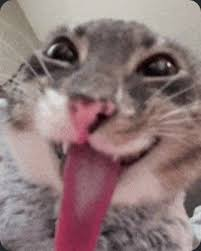
#> input picture 02_Atividade_Relacionamento_Aritmetica_Logica/gato2.jpg, 201 x 251 px, given in place of gato.jpg, which was not available; the run also reads 1 picture not shown here
$ jupyter execute 05_Atividade_Histograma.ipynb
#> lines starting #> are read from the running program, lines starting #| are printed output that depends on the picture; pictures that were not available may be replaced by others from this repository, and a replacement may not be noted
[cell 1]
import cv2
import numpy as np
import matplotlib.pyplot as plt

# Carregamento das imagens em nível de cinza (apenas 1 canal)
img = cv2.imread('gato.jpg', cv2.IMREAD_GRAYSCALE)
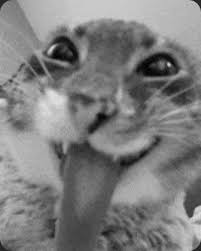
#> img: shape (251, 201); min 0, max 227, mean 126
img_ref = cv2.imread('gato2.jpg', cv2.IMREAD_GRAYSCALE)

print(f"Dimensões da imagem de entrada (gato.jpg): {img.shape}")
#| Dimensões da imagem de entrada (gato.jpg): (251, 201)
print(f"Dimensões da imagem de referência (gato2.jpg): {img_ref.shape}")
#| Dimensões da imagem de referência (gato2.jpg): (251, 201)

[cell 2]
# FUNÇÕES DE MANIPULAÇÃO DE HISTOGRAMA (IMPLEMENTAÇÃO MANUAL)

def calcular_histograma(imagem):
    """
    Calcula o histograma de uma imagem em nível de cinza manualmente.
    Fórmula: n_k = contagem de pixels com intensidade r_k (para k = 0, ..., L-1, onde L = 256).
    """
    L = 256
    hist = np.zeros(L, dtype=int)
    for pixel in imagem.ravel():
        hist[pixel] += 1
    return hist

def normalizar_histograma(hist, M, N):
    """
    Calcula o histograma normalizado dividindo a quantidade absoluta n_k pelo total de pixels M * N.
    Fórmula: p_r(r_k) = n_k / (M * N).
    """
    total_pixels = M * N
    return hist / total_pixels

def equalizar_histograma(imagem):
    """
    Aplica a equalização de histograma segundo a fórmula discreta da distribuição acumulada:
    s_k = round((L - 1) * sum_{j=0}^k p_r(r_j)), para k = 0, ..., L-1.
    Substitui cada pixel original r_k pelo seu respectivo novo valor s_k.
    """
    M, N = imagem.shape
    L = 256

    # 1) Calcula o histograma absoluto e o histograma normalizado
    hist = calcular_histograma(imagem)
    p_r = normalizar_histograma(hist, M, N)

    # 2) Aplica a fórmula discreta de equalização acumulada
    s = np.zeros(L, dtype=np.uint8)
    soma_acumulada = 0.0
    for k in range(L):
        soma_acumulada += p_r[k]
        s[k] = int(np.round((L - 1) * soma_acumulada))

    # 3) Mapeia cada pixel da imagem de entrada para a nova intensidade s_k
    img_equalizada = np.zeros_like(imagem)
    for r in range(M):
        for c in range(N):
            img_equalizada[r, c] = s[imagem[r, c]]

    return img_equalizada, p_r, s

def especificar_histograma(imagem_entrada, imagem_referencia):
    """
    Aplica a especificação do histograma da imagem de entrada para corresponder
    ao histograma da imagem de referência:
    1) Equaliza a imagem de entrada: s_k = round((L - 1) * sum_{j=0}^k p_r(r_j))
    2) Equaliza a imagem de referência: G(z_q) = round((L - 1) * sum_{j=0}^q p_z(z_j))
    3) Mapeia cada s_k para o z_q mais próximo: map[r_k] = argmin_{z_q} |s_k - G(z_q)|
    4) Substitui os pixels da imagem de entrada pelo valor mapeado.
    """
    L = 256
    M_in, N_in = imagem_entrada.shape
    M_ref, N_ref = imagem_referencia.shape

    # 1) Equalização do histograma da imagem de entrada
    hist_in = calcular_histograma(imagem_entrada)
    p_in = normalizar_histograma(hist_in, M_in, N_in)
    s_k = np.zeros(L)
    soma_acum_in = 0.0
    for k in range(L):
        soma_acum_in += p_in[k]
        s_k[k] = np.round((L - 1) * soma_acum_in)

    # 2) Equalização do histograma da imagem de referência
    hist_ref = calcular_histograma(imagem_referencia)
    p_ref = normalizar_histograma(hist_ref, M_ref, N_ref)
    G_zq = np.zeros(L)
    soma_acum_ref = 0.0
    for q in range(L):
        soma_acum_ref += p_ref[q]
        G_zq[q] = np.round((L - 1) * soma_acum_ref)

    # 3) Tabela de mapeamento pela menor distância absoluta entre s_k e G(z_q)
    tabela_mapeamento = np.zeros(L, dtype=np.uint8)
    for k in range(L):
        sk_val = s_k[k]
        diferencas = np.abs(G_zq - sk_val)
        melhor_zq = np.argmin(diferencas)
        tabela_mapeamento[k] = melhor_zq

    # 4) Substituição dos pixels da imagem de entrada
    img_especificada = np.zeros_like(imagem_entrada)
    for r in range(M_in):
        for c in range(N_in):
            img_especificada[r, c] = tabela_mapeamento[imagem_entrada[r, c]]

    return img_especificada

[cell 3]
# 1) a) Calcule o histograma utilizando a fórmula correspondente e apresente o gráfico resultante.

M, N = img.shape
#> M = 251; N = 201
hist_original = calcular_histograma(img)
#> the loop in calcular_histograma, `for pixel in imagem.ravel():` made 50451 passes
#> pixel on passes 1 to 3: 42, 37, 39
#> after the loop in calcular_histograma, `for pixel in imagem.ravel():`: hist = 256 values, max 532 at index 129, min 0 at index 226, mean 197.1
#> hist_original has the same summary as hist in calcular_histograma

plt.figure(figsize=(9, 5))
plt.plot(range(256), hist_original, color='blue', linewidth=1.5)
plt.title('Histograma da Imagem', fontsize=14)
plt.xlabel('Intensidade do pixel (r_k)', fontsize=12)
plt.ylabel('Quant. de pixels (n_k)', fontsize=12)
plt.xlim([0, 255])
plt.grid(True, linestyle='--', alpha=0.6)
plt.show()
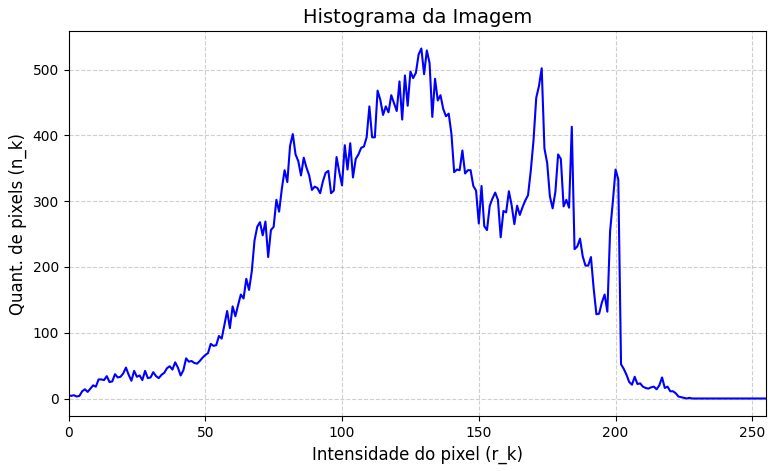
#> figure drawn by matplotlib, 1 panel; curve peaks at x = 129, y = 532

[cell 4]
# 1) b) Normalize o histograma utilizando a fórmula correspondente e apresente o gráfico resultante.

hist_norm_original = normalizar_histograma(hist_original, M, N)
#> hist_norm_original = 256 values, max 0.0105 at index 129, min 0 at index 226, mean 0.00391

plt.figure(figsize=(9, 5))
plt.plot(range(256), hist_norm_original, color='blue', linewidth=1.5)
plt.title('Histograma Normalizado da Imagem', fontsize=14)
plt.xlabel('Intensidade do pixel (r_k)', fontsize=12)
plt.ylabel('Probabilidade / Frequência Relativa p_r(r_k)', fontsize=12)
plt.xlim([0, 255])
plt.grid(True, linestyle='--', alpha=0.6)
plt.show()
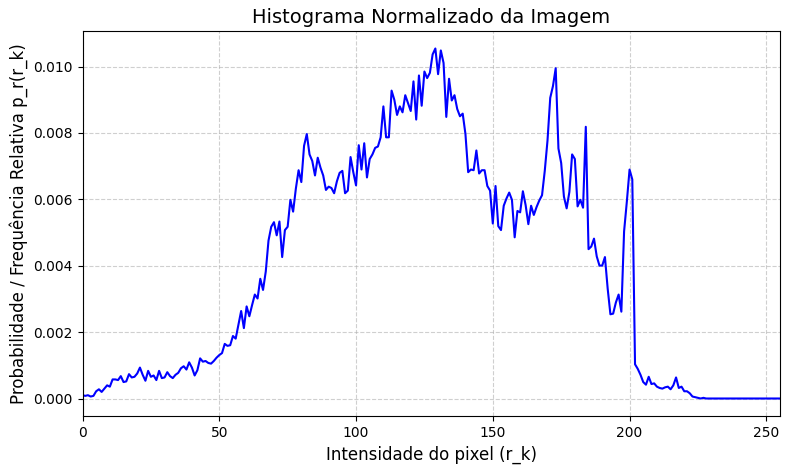
#> figure drawn by matplotlib, 1 panel; curve peaks at x = 129, y = 0.0105

[cell 5]
# 1) c) Aplique a equalização do histograma utilizando a fórmula.
# Mostre a imagem original juntamente com o gráfico do seu histograma normalizado.
# Adicionalmente, mostre a imagem após a equalização e seu histograma correspondente.

img_equalizada, _, _ = equalizar_histograma(img)
#> the loop in calcular_histograma (call 2), `for pixel in imagem.ravel():` made 50451 passes
#> in equalizar_histograma, `p_r = normalizar_histograma(hist, M, N)`: p_r has the same summary as hist_norm_original outside equalizar_histograma
#> the loop in equalizar_histograma, `for k in range(L):` made 256 passes
#> soma_acumulada on passes 1 to 3: 9.91e-05, 0.000178, 0.000277
#> after the loop in equalizar_histograma, `for k in range(L):`: s = 256 values from 0 to 255; soma_acumulada = 1
#> after the loop in equalizar_histograma, `for r in range(M):`:
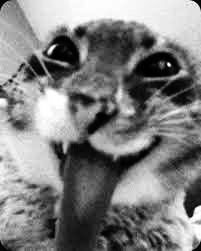
#> img_equalizada: shape (251, 201); min 0, max 255, mean 128.4
M_eq, N_eq = img_equalizada.shape
#> M_eq = 251; N_eq = 201
hist_eq = calcular_histograma(img_equalizada)
#> hist_eq = 256 values, max 532 at index 136, min 0 at index 20, mean 197.1
hist_norm_eq = normalizar_histograma(hist_eq, M_eq, N_eq)
#> hist_norm_eq = 256 values, max 0.0105 at index 136, min 0 at index 20, mean 0.00391

fig, axs = plt.subplots(2, 2, figsize=(14, 10))

# Imagem original e seu histograma normalizado
axs[0, 0].imshow(img, cmap='gray')
axs[0, 0].set_title('Imagem Original', fontsize=13)
axs[0, 0].axis('off')

axs[0, 1].plot(range(256), hist_norm_original, color='blue', linewidth=1.5)
axs[0, 1].set_title('Histograma Normalizado - Original', fontsize=13)
axs[0, 1].set_xlabel('Intensidade do pixel')
axs[0, 1].set_ylabel('Frequência Relativa p_r(r_k)')
axs[0, 1].set_xlim([0, 255])
axs[0, 1].grid(True, linestyle='--', alpha=0.6)

# Imagem equalizada e seu histograma normalizado
axs[1, 0].imshow(img_equalizada, cmap='gray')
axs[1, 0].set_title('Imagem Equalizada', fontsize=13)
axs[1, 0].axis('off')

axs[1, 1].plot(range(256), hist_norm_eq, color='blue', linewidth=1.5)
axs[1, 1].set_title('Histograma Normalizado - Equalizado', fontsize=13)
axs[1, 1].set_xlabel('Intensidade do pixel')
axs[1, 1].set_ylabel('Frequência Relativa p_s(s_k)')
axs[1, 1].set_xlim([0, 255])
axs[1, 1].grid(True, linestyle='--', alpha=0.6)

plt.tight_layout()
plt.show()
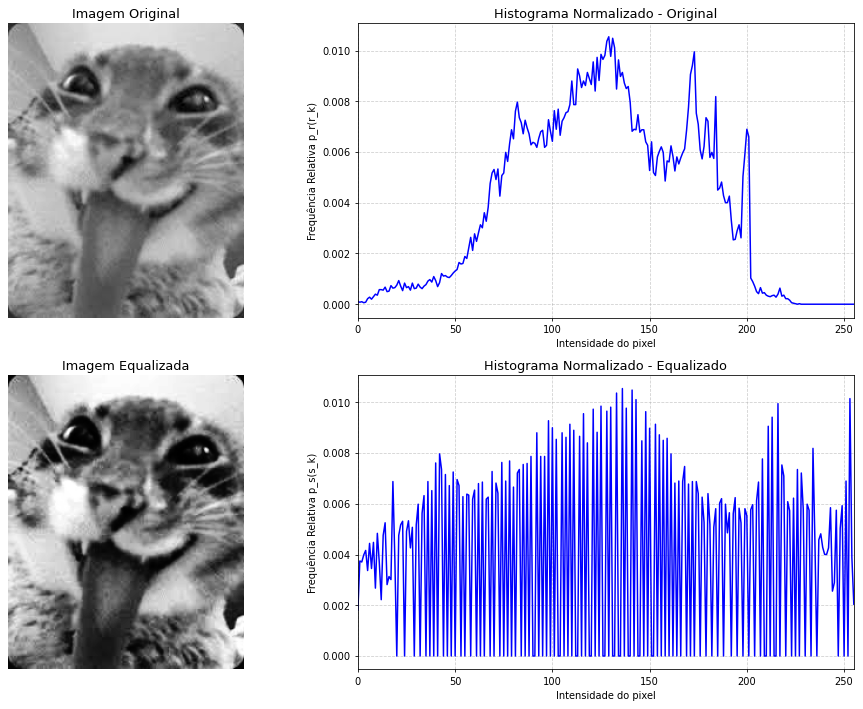
#> figure drawn by matplotlib, 4 panels; panel 2: curve peaks at x = 129, y = 0.0105; panel 4: curve peaks at x = 136, y = 0.0105

[cell 6]
# 2) Aplique a especificação do histograma utilizando a fórmula e mostre os seguintes itens:
# a) Mostre a imagem de entrada, juntamente com o gráfico do seu histograma normalizado antes da especificação.
# b) Mostre a imagem de referência, juntamente com o gráfico do seu histograma normalizado.
# c) Mostre a imagem de entrada, juntamente com o gráfico do seu histograma normalizado após a especificação.

img_especificada = especificar_histograma(img, img_ref)
#> in especificar_histograma, `hist_in = calcular_histograma(imagem_entrada)`: hist_in has the same summary as hist in calcular_histograma
#> in especificar_histograma, `p_in = normalizar_histograma(hist_in, M_in, N_in)`: p_in has the same summary as hist_norm_original outside especificar_histograma
#> the loop in especificar_histograma, `for k in range(L):` made 256 passes
#> after the loop in especificar_histograma, `for k in range(L):`: s_k = 256 values from 0 to 255; soma_acum_in = 1
#> in especificar_histograma, `hist_ref = calcular_histograma(imagem_referencia)`: hist_ref has the same summary as hist in calcular_histograma
#> in especificar_histograma, `p_ref = normalizar_histograma(hist_ref, M_ref, N_ref)`: p_ref has the same summary as hist_norm_original outside especificar_histograma
#> the loop in especificar_histograma, `for q in range(L):` made 256 passes
#> after the loop in especificar_histograma, `for q in range(L):`: G_zq = 256 values from 0 to 255; soma_acum_ref = 1
#> the loop in especificar_histograma, `for k in range(L):` made 256 passes
#> (sk_val, melhor_zq) on passes 1 to 3: (0, 0), (0, 0), (0, 0)
#> after the loop in especificar_histograma, `for k in range(L):`: tabela_mapeamento = 256 values from 0 to 217

M_ref, N_ref = img_ref.shape
#> M_ref = 251; N_ref = 201
hist_ref = calcular_histograma(img_ref)
#> hist_ref has the same summary as hist in calcular_histograma
hist_norm_ref = normalizar_histograma(hist_ref, M_ref, N_ref)
#> hist_norm_ref has the same summary as hist_norm_original

M_esp, N_esp = img_especificada.shape
#> M_esp = 251; N_esp = 201
hist_esp = calcular_histograma(img_especificada)
#> hist_esp = 256 values, max 532 at index 129, min 0 at index 1, mean 197.1
hist_norm_esp = normalizar_histograma(hist_esp, M_esp, N_esp)
#> hist_norm_esp = 256 values, max 0.0105 at index 129, min 0 at index 1, mean 0.00391

fig, axs = plt.subplots(3, 2, figsize=(14, 15))

# a) Imagem de entrada antes da especificação e seu histograma normalizado
axs[0, 0].imshow(img, cmap='gray')
axs[0, 0].set_title('2.a) Imagem de Entrada (Antes da Especificação)', fontsize=13)
axs[0, 0].axis('off')

axs[0, 1].plot(range(256), hist_norm_original, color='blue', linewidth=1.5)
axs[0, 1].set_title('Histograma Normalizado - Imagem de Entrada', fontsize=13)
axs[0, 1].set_xlabel('Intensidade do pixel')
axs[0, 1].set_ylabel('Frequência Relativa')
axs[0, 1].set_xlim([0, 255])
axs[0, 1].grid(True, linestyle='--', alpha=0.6)

# b) Imagem de referência e seu histograma normalizado
axs[1, 0].imshow(img_ref, cmap='gray')
axs[1, 0].set_title('2.b) Imagem de Referência', fontsize=13)
axs[1, 0].axis('off')

axs[1, 1].plot(range(256), hist_norm_ref, color='green', linewidth=1.5)
axs[1, 1].set_title('Histograma Normalizado - Imagem de Referência', fontsize=13)
axs[1, 1].set_xlabel('Intensidade do pixel')
axs[1, 1].set_ylabel('Frequência Relativa')
axs[1, 1].set_xlim([0, 255])
axs[1, 1].grid(True, linestyle='--', alpha=0.6)

# c) Imagem de entrada após a especificação e seu histograma normalizado
axs[2, 0].imshow(img_especificada, cmap='gray')
axs[2, 0].set_title('2.c) Imagem de Entrada Especificada (Após a Especificação)', fontsize=13)
axs[2, 0].axis('off')

axs[2, 1].plot(range(256), hist_norm_esp, color='blue', linewidth=1.5)
axs[2, 1].set_title('Histograma Normalizado - Imagem Especificada', fontsize=13)
axs[2, 1].set_xlabel('Intensidade do pixel')
axs[2, 1].set_ylabel('Frequência Relativa')
axs[2, 1].set_xlim([0, 255])
axs[2, 1].grid(True, linestyle='--', alpha=0.6)

plt.tight_layout()
plt.show()
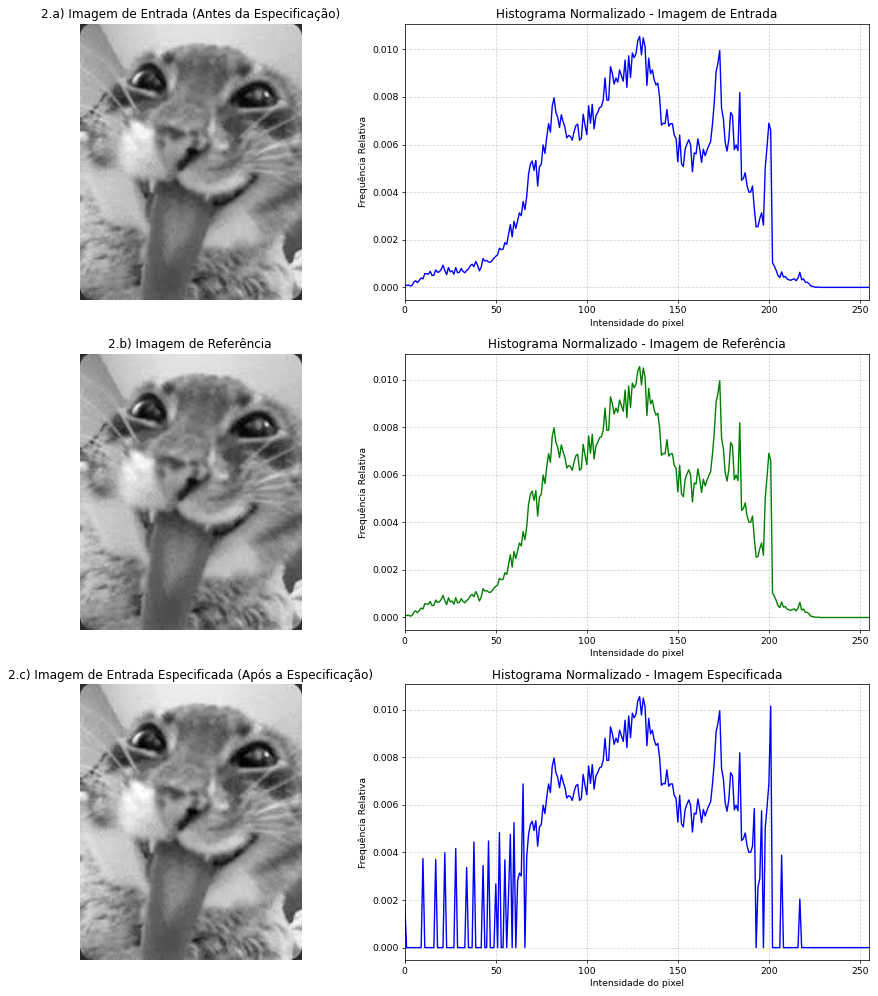
#> figure drawn by matplotlib, 6 panels; panel 2: curve peaks at x = 129, y = 0.0105; panel 4: curve peaks at x = 129, y = 0.0105; panel 6: curve peaks at x = 129, y = 0.0105
